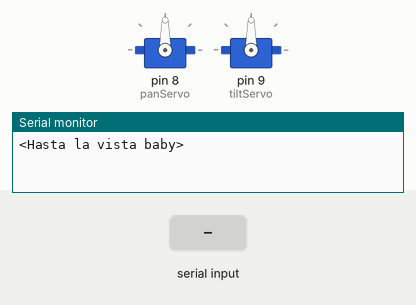
This sketch was run on a simulated Arduino Uno, built with avr-gcc and run on an emulated ATmega328P. Shown: 2 × servo, the last lines printed to the serial monitor. The inputs (shaded band) are chosen by the test bench.

Above: at 1.7 s.
1.8 s: "<90,45,200>" received over Serial
At 2.9 s:
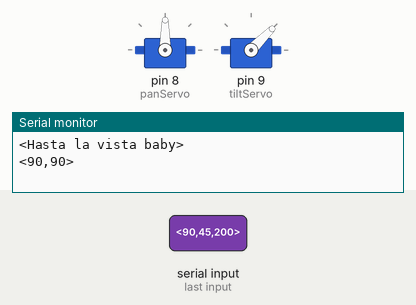
3.3 s: "<30,150,10>" received over Serial
At 4.0 s:
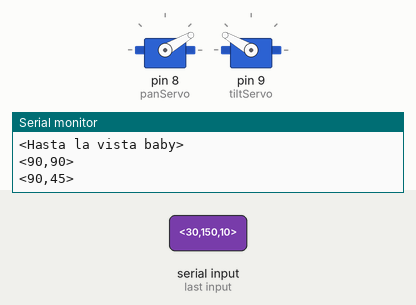
4.8 s: "<5>" received over Serial
At 5.1 s:
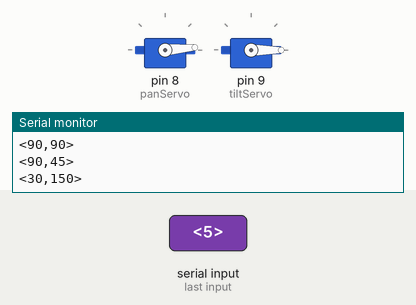
6.3 s: "<90>" received over Serial
At 7.5 s:
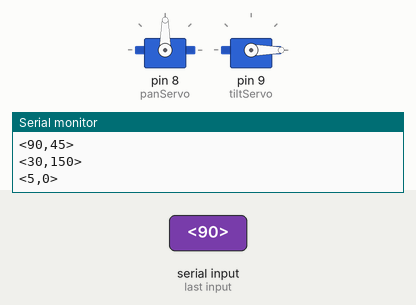
7.8 s: "<200>" received over Serial
At 8.6 s:
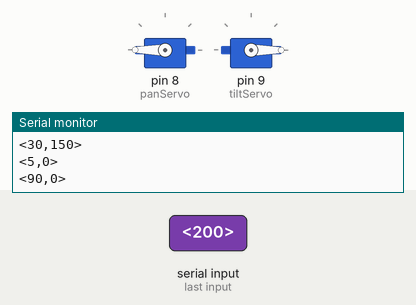
9.3 s: "<1,90>" received over Serial
At 9.8 s:
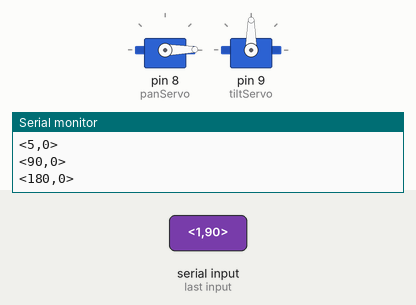
Timing chart, 0 to 11.8 s (numbered marks = the images above; inputs shaded):
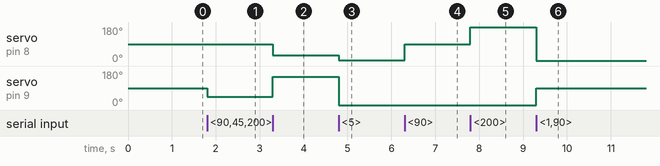

Measured:
- after the input at 1.8 s, servo on pin 9 (tiltServo): 90° → 45° at once
- after the input at 3.3 s, servo on pin 8 (panServo): 90° → 30° at once; servo on pin 9 (tiltServo): 45° → 150° at once
- after the input at 4.8 s, servo on pin 8 (panServo): 30° → 5° at once; servo on pin 9 (tiltServo): 150° → 0° at once
- after the input at 6.3 s, servo on pin 8 (panServo): 5° → 90° at once
- after the input at 7.8 s, servo on pin 8 (panServo): 90° → 180° at once
- after the input at 9.3 s, servo on pin 8 (panServo): 180° → 1° at once; servo on pin 9 (tiltServo): 0° → 90° at once

The sketch:

servo_tracking.ino
```cpp
//Sketch based on work done by Robin2 on the arduino forum
//more info here
//https://forum.arduino.cc/index.php?topic=225329.msg1810764#msg1810764


#include <Servo.h>

Servo panServo;
Servo tiltServo;

const byte buffSize = 40;
char inputBuffer[buffSize];
const char startMarker = '<';
const char endMarker = '>';
byte bytesRecvd = 0;
boolean readInProgress = false;
boolean newDataFromPC = false;

float panServoAngle = 90.0;
float tiltServoAngle = 90.0;

//8=============D

void setup() {
  Serial.begin(115200);

  panServo.attach(8);
  tiltServo.attach(9);

  //moveServo();
  start_sequence();

  delay(200);

  Serial.println("<Hasta la vista baby>"); // send message to computer
}

//8=============D

void loop() {
  getDataFromPC();
  replyToPC();
  moveServo();
}

//8=============D

void getDataFromPC() {

    // receive data from PC and save it into inputBuffer

  if(Serial.available() > 0) {

    char x = Serial.read();              //read char from serial

    if (x == endMarker) {                //look for end marker
      readInProgress = false;            //if found, set read in progress true (will stop adding new byte to buffer)
      newDataFromPC = true;              //let arduino know that new data is available
      inputBuffer[bytesRecvd] = 0;       //clear input buffer
      processData();                      // process data in buffer
    }

    if(readInProgress) {
      inputBuffer[bytesRecvd] = x;      //populate input buffer with bytes
      bytesRecvd ++;                    //increment index
      if (bytesRecvd == buffSize) {     //when buffer is full
        bytesRecvd = buffSize - 1;      //keep space for end marker
      }
    }

    if (x == startMarker) {              // look for start maker
      bytesRecvd = 0;                    // if found, set byte received to 0
      readInProgress = true;             // set read in progress true
    }
  }
}

//8=============D

void processData() // for data type "<float, float, int>"
{
  char * strtokIndx; // this is used by strtok() as an index

   strtokIndx = strtok(inputBuffer,",");      // get the first part
   panServoAngle = atof(strtokIndx);         // convert this part to a float

   strtokIndx = strtok(NULL,",");          // get the second part(this continues where the previous call left off)
   tiltServoAngle = atof(strtokIndx);     // convert this part to a float

   strtokIndx = strtok(NULL, ",");      // get the last part

}

//8=============D

void replyToPC() {

  if (newDataFromPC) {
    newDataFromPC = false;
    Serial.print("<");
    Serial.print(panServo.read());
    Serial.print(",");
    Serial.print(tiltServo.read());
    Serial.println(">");
  }
}

//8=============D

void moveServo()
{
  panServo.write(panServoAngle);
  tiltServo.write(tiltServoAngle);
}

//8=============D
 void start_sequence()
  {
    panServo.write(90);
    tiltServo.write(90);
    delay(300);
  }
```
